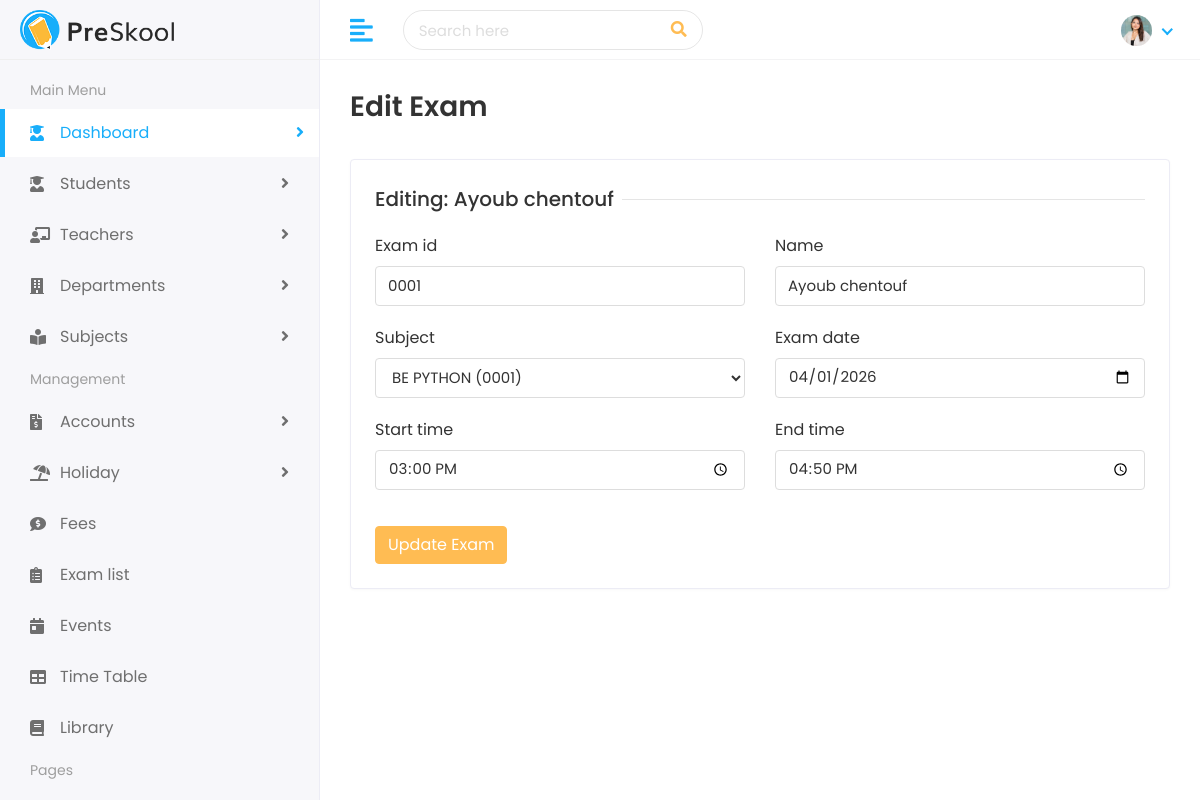
Screenshot of /subjects/exams/edit/0001/ with the database file from the repository.
### subjects/models.py (models this page shows, shortened)
class Exam(models.Model):
    exam_id = models.CharField(max_length=20, unique=True)
    name = models.CharField(max_length=100)
    subject = models.ForeignKey(
        Subject,
        on_delete=models.CASCADE,
        related_name='exams'
    )
    exam_date = models.DateField()
    start_time = models.TimeField()
    end_time = models.TimeField()

class Subject(models.Model):
    subject_id = models.CharField(max_length=20, unique=True)
    name = models.CharField(max_length=100)
    department = models.ForeignKey(
        Department,
        on_delete=models.CASCADE,
        related_name='subjects'
    )
    teacher = models.ForeignKey(
        Teacher,
        on_delete=models.SET_NULL,
        null=True,
        related_name='taught_subjects'
    )
    def __str__(self):
        return f"{self.name} ({self.subject_id})"

### subjects/views.py (the view)
# urls.py: path('exams/edit/<str:exam_id>/', views.edit_exam, name='edit_exam'),
def edit_exam(request, exam_id):
    exam = get_object_or_404(Exam, exam_id=exam_id)
    if request.method == "POST":
        form = ExamForm(request.POST, instance=exam)
        if form.is_valid():
            form.save()
            return redirect('exam_list')
    else:
        form = ExamForm(instance=exam)
    return render(request, 'subjects/edit_exam.html', {'form': form, 'exam': exam})

### subjects/forms.py
class ExamForm(forms.ModelForm):
    class Meta:
        model = Exam
        fields = ['exam_id', 'name', 'subject', 'exam_date', 'start_time', 'end_time']
        widgets = {
            'exam_id': forms.TextInput(attrs={'class': 'form-control'}),
            'name': forms.TextInput(attrs={'class': 'form-control'}),
            'subject': forms.Select(attrs={'class': 'form-control'}),
            'exam_date': forms.DateInput(attrs={'class': 'form-control', 'type': 'date'}),
            'start_time': forms.TimeInput(attrs={'class': 'form-control', 'type': 'time'}),
            'end_time': forms.TimeInput(attrs={'class': 'form-control', 'type': 'time'}),
        }

### templates/subjects/edit_exam.html (shortened to what this page needs)
{% extends 'Home/base.html' %}
{% block body %}
<div class="page-wrapper">
    <div class="content container-fluid">
        <div class="page-header">
            <div class="row align-items-center"><div class="col"><h3 class="page-title">Edit Exam</h3></div></div>
        </div>
        <div class="row">
            <div class="col-sm-12">
                <div class="card">
                    <div class="card-body">
                        <form method="POST">
                            <div class="row">
                                <div class="col-12"><h5 class="form-title"><span>Editing: {{ exam.name }}</span></h5></div>
                                {% for field in form %}
                                <div class="col-12 col-sm-6">
                                    <div class="form-group">
                                        <label>{{ field.label }}</label>
                                        {{ field }}
                                    </div>
                                </div>
                                {% endfor %}
                                <div class="col-12 mt-3"><button type="submit" class="btn btn-primary">Update Exam</button></div>
                            </div>
                        </form>
                    </div>
                </div>
            </div>
        </div>
    </div>
</div>
{% endblock %}

### static/assets/css/style.css (style rules this page uses)
html { height: 100%; }
body { background-color: #fff; color: #333; font-family: 'Poppins', sans-serif; font-size: 1rem; height: 100%; line-height: 1.5; overflow-x: hidden; }
h1, h2, h3, h4, h5, h6 { font-family: 'Poppins', sans-serif; margin-top: 0; }
.form-control { border: 1px solid #ddd; box-shadow: none; color: #333; font-size: 15px; height: 40px; }
input, input:focus, button, button:focus { outline: none; }
input[type=text], input[type=password] { -webkit-appearance: none; -moz-appearance: none; appearance: none; }
.form-group { margin-bottom: 1.25rem; }
.btn-primary { background-color: #FFBC53; border: 1px solid #FFBC53; }
.card { border: 1px solid #ececf5; box-shadow: 0 1px 3px 0 rgba(0, 0, 0, 0.03); margin-bottom: 1.875rem; }
.card-body { padding: 1.5rem; }
.page-wrapper { margin-left: 320px; padding-top: 60px; position: relative; transition: all 0.4s ease; }
.page-wrapper > .content { padding: 1.875rem 1.875rem 0; }
.page-header { margin-bottom: 1.875rem; }
.page-title { font-size: 28px; font-weight: 600; color: #333; margin-bottom: 5px; }
.form-title { width: 100%; max-width: 100%; padding: 0; font-size: 1.25rem; font-weight: 500; line-height: inherit; color: #333; white-space: normal; position: relative; display: block; margin-bottom: 20px; }
.form-title:before { content: ""; position: absolute; left: 0px; right: 0px; height: 1px; top: 50%; background-color: rgba(0, 0, 0, 0.1); }
.form-title span { padding: 0px 0.5rem 0 0; background-color: #fff; display: inline-block; z-index: 2; position: relative; }

### rows the page displays
Exam: name "Ayoub chentouf", form "0001" "Ayoub chentouf" "04/01/2026" "15:00:00" "16:50:00"
Subject: form "BE PYTHON (0001)"

### other values shown
{{ field.label }} "Exam id" "Name" "Subject" "Exam date" "Start time" "End time"
